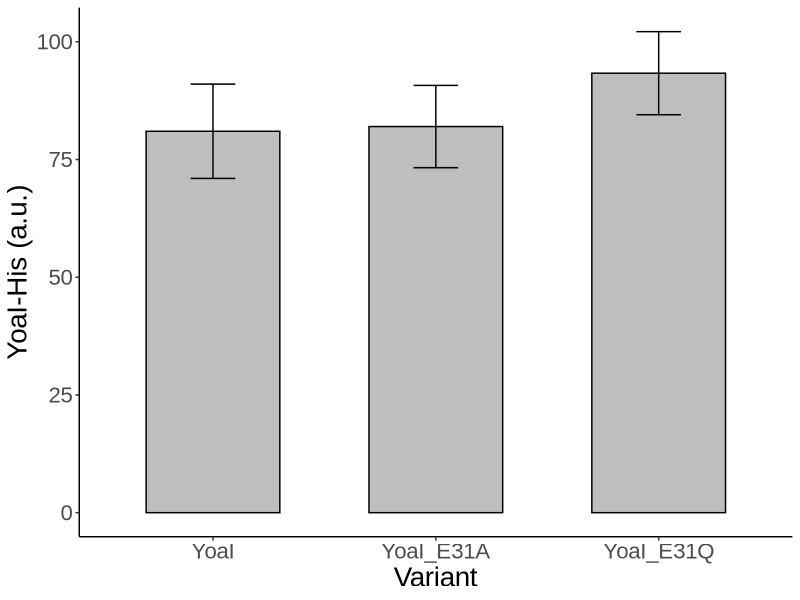
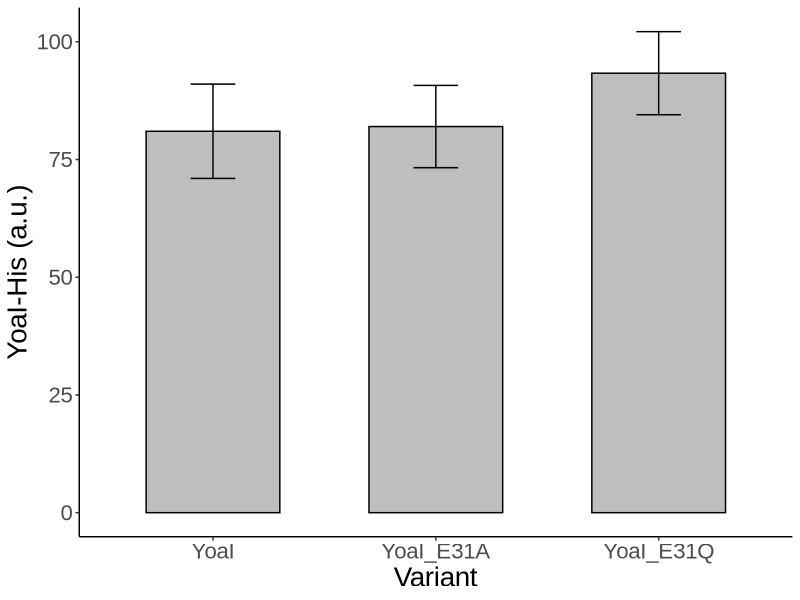

The R source for these figures, in order:
## ---- chunk 1
# Load libraries
library(ggplot2)
library(dplyr)
library(tidyr)
library(ggpubr)
## ---- chunk 2
data3 <- data.frame(
  Variant = c("YoaI", "YoaI_E31A", "YoaI_E31Q"),
  rep1 = c(100, 99, 110),
  rep2 = c(66, 70, 80),
  rep3 = c(77, 77, 90)
)

t.test(c(100,66,77), c(99,70,77), paired = TRUE)
t.test(c(100,66,77), c(77,77,90), paired = TRUE)

# Reshape to long format
long_data3 <- data3 %>%
  pivot_longer(cols = starts_with("rep"), names_to = "Replicate", values_to = "Intensity")

# Set factor level order for consistent x-axis
long_data3$Variant <- factor(long_data3$Variant, levels = c("YoaI", "YoaI_E31A", "YoaI_E31Q"))

# Compute mean ± SEM
summary_data3 <- long_data3 %>%
  group_by(Variant) %>%
  summarise(
    Mean = mean(Intensity),
    SEM = sd(Intensity) / sqrt(n()),
    .groups = "drop"
  )

# Plot
ggplot(summary_data3, aes(x = Variant, y = Mean)) +
  geom_bar(stat = "identity", fill = "grey", color = "black", width = 0.6) +
  geom_errorbar(aes(ymin = Mean - SEM, ymax = Mean + SEM), width = 0.2) +
  labs(
   x = "Variant",
    y = "YoaI-His (a.u.)"
  ) +
  theme(
    text = element_text(size = 20, family = "Arial"),
        panel.background = element_blank(),
        axis.line = element_line(color = "black"))

ggsave(last_plot(), filename = "~/Library/CloudStorage/Box-Box/github/Small-proteins-induced-under-low-magnesium-stress-in-E.coli/figures//FigS8C.png", width = 4.5, height = 3.5, units = "in", dpi = 600)
